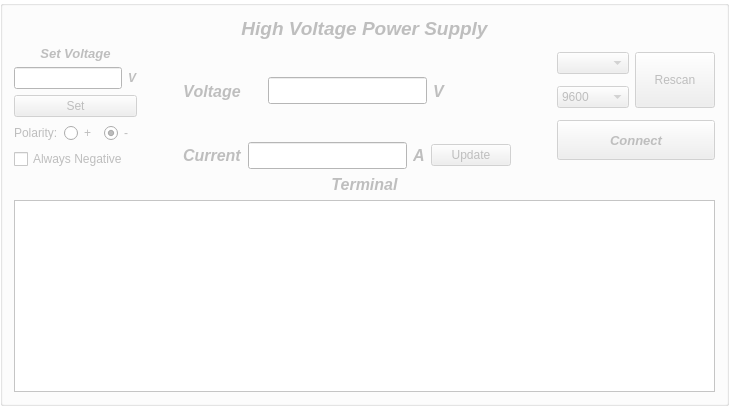
       <widget class="QGroupBox" name="HVBox">
        <property name="enabled">
         <bool>false</bool>
        </property>
        <property name="sizePolicy">
         <sizepolicy hsizetype="MinimumExpanding" vsizetype="Preferred">
          <horstretch>0</horstretch>
          <verstretch>0</verstretch>
         </sizepolicy>
        </property>
        <property name="palette">
         <palette>
          <active>
           <colorrole role="Base">
            <brush brushstyle="SolidPattern">
             <color alpha="255">
              <red>255</red>
              <green>255</green>
              <blue>255</blue>
             </color>
            </brush>
           </colorrole>
           <colorrole role="Window">
            <brush brushstyle="SolidPattern">
             <color alpha="255">
              <red>255</red>
              <green>255</green>
              <blue>255</blue>
             </color>
            </brush>
           </colorrole>
          </active>
          <inactive>
           <colorrole role="Base">
            <brush brushstyle="SolidPattern">
             <color alpha="255">
              <red>255</red>
              <green>255</green>
              <blue>255</blue>
             </color>
            </brush>
           </colorrole>
           <colorrole role="Window">
            <brush brushstyle="SolidPattern">
             <color alpha="255">
              <red>255</red>
              <green>255</green>
              <blue>255</blue>
             </color>
            </brush>
           </colorrole>
          </inactive>
          <disabled>
           <colorrole role="Base">
            <brush brushstyle="SolidPattern">
             <color alpha="255">
              <red>255</red>
              <green>255</green>
              <blue>255</blue>
             </color>
            </brush>
           </colorrole>
           <colorrole role="Window">
            <brush brushstyle="SolidPattern">
             <color alpha="255">
              <red>255</red>
              <green>255</green>
              <blue>255</blue>
             </color>
            </brush>
           </colorrole>
          </disabled>
         </palette>
        </property>
        <property name="title">
         <string/>
        </property>
        <layout class="QGridLayout" name="gridLayout_3">
         <item row="0" column="0">
          <widget class="QLabel" name="label_26">
           <property name="font">
            <font>
             <family>Arial</family>
             <pointsize>14</pointsize>
             <weight>75</weight>
             <italic>true</italic>
             <bold>true</bold>
            </font>
           </property>
           <property name="text">
            <string>High Voltage Power Supply</string>
           </property>
           <property name="alignment">
            <set>Qt::AlignCenter</set>
           </property>
          </widget>
         </item>
         <item row="1" column="0">
          <layout class="QHBoxLayout" name="horizontalLayout_16">
           <item>
            <layout class="QVBoxLayout" name="verticalLayout_7">
             <item>
              <widget class="QLabel" name="label_6">
               <property name="font">
                <font>
                 <family>Arial</family>
                 <pointsize>10</pointsize>
                 <weight>75</weight>
                 <italic>true</italic>
                 <bold>true</bold>
                </font>
               </property>
               <property name="text">
                <string>Set Voltage</string>
               </property>
               <property name="alignment">
                <set>Qt::AlignCenter</set>
               </property>
              </widget>
             </item>
             <item>
              <layout class="QHBoxLayout" name="horizontalLayout_15">
               <item>
                <widget class="QLineEdit" name="SetVoltageLine"/>
               </item>
               <item>
                <widget class="QLabel" name="label_21">
                 <property name="font">
                  <font>
                   <family>Arial</family>
                   <pointsize>9</pointsize>
                   <weight>75</weight>
                   <italic>true</italic>
                   <bold>true</bold>
                  </font>
                 </property>
                 <property name="text">
                  <string>V</string>
                 </property>
                </widget>
               </item>
              </layout>
             </item>
             <item>
              <widget class="QPushButton" name="SetVoltageButton">
               <property name="text">
                <string>Set</string>
               </property>
              </widget>
             </item>
             <item>
              <layout class="QVBoxLayout" name="verticalLayout_6">
               <item>
                <layout class="QHBoxLayout" name="horizontalLayout_12">
                 <item>
                  <widget class="QLabel" name="label_31">
                   <property name="text">
                    <string>Polarity:</string>
                   </property>
                  </widget>
                 </item>
                 <item>
                  <widget class="QRadioButton" name="HVradioPlus">
                   <property name="text">
                    <string>+</string>
                   </property>
                  </widget>
                 </item>
                 <item>
                  <widget class="QRadioButton" name="HVradioMinus">
                   <property name="text">
                    <string>-</string>
                   </property>
                   <property name="checked">
                    <bool>true</bool>
                   </property>
                  </widget>
                 </item>
                </layout>
               </item>
               <item>
                <widget class="QCheckBox" name="AlwaysNegative">
                 <property name="text">
                  <string>Always Negative</string>
                 </property>
                </widget>
               </item>
              </layout>
             </item>
            </layout>
           </item>
           <item>
            <spacer name="horizontalSpacer">
             <property name="orientation">
              <enum>Qt::Horizontal</enum>
             </property>
             <property name="sizeHint" stdset="0">
              <size>
               <width>40</width>
               <height>20</height>
              </size>
             </property>
            </spacer>
           </item>
           <item>
            <layout class="QVBoxLayout" name="verticalLayout_4">
             <item>
              <layout class="QHBoxLayout" name="horizontalLayout_10">
               <item>
                <widget class="QLabel" name="label_8">
                 <property name="palette">
                  <palette>
                   <active>
                    <colorrole role="Text">
                     <brush brushstyle="SolidPattern">
                      <color alpha="255">
                       <red>85</red>
                       <green>0</green>
                       <blue>0</blue>
                      </color>
                     </brush>
                    </colorrole>
                   </active>
                   <inactive>
                    <colorrole role="Text">
                     <brush brushstyle="SolidPattern">
                      <color alpha="255">
                       <red>0</red>
                       <green>0</green>
                       <blue>0</blue>
                      </color>
                     </brush>
                    </colorrole>
                   </inactive>
                   <disabled>
                    <colorrole role="Text">
                     <brush brushstyle="SolidPattern">
                      <color alpha="255">
                       <red>120</red>
                       <green>120</green>
                       <blue>120</blue>
                      </color>
                     </brush>
                    </colorrole>
                   </disabled>
                  </palette>
                 </property>
                 <property name="font">
                  <font>
                   <family>Arial</family>
                   <pointsize>12</pointsize>
                   <weight>75</weight>
                   <italic>true</italic>
                   <bold>true</bold>
                   <kerning>false</kerning>
                  </font>
                 </property>
                 <property name="text">
                  <string>Voltage</string>
                 </property>
                </widget>
               </item>
               <item>
                <widget class="QLineEdit" name="DisplayHVVoltageLine">
                 <property name="enabled">
                  <bool>false</bool>
                 </property>
                 <property name="sizePolicy">
                  <sizepolicy hsizetype="Maximum" vsizetype="Fixed">
                   <horstretch>0</horstretch>
                   <verstretch>0</verstretch>
                  </sizepolicy>
                 </property>
                 <property name="palette">
                  <palette>
                   <active>
                    <colorrole role="Text">
                     <brush brushstyle="SolidPattern">
                      <color alpha="255">
                       <red>85</red>
                       <green>0</green>
                       <blue>0</blue>
                      </color>
                     </brush>
                    </colorrole>
                   </active>
                   <inactive>
                    <colorrole role="Text">
                     <brush brushstyle="SolidPattern">
                      <color alpha="255">
                       <red>0</red>
                       <green>0</green>
                       <blue>0</blue>
                      </color>
                     </brush>
                    </colorrole>
                   </inactive>
                   <disabled>
                    <colorrole role="Text">
                     <brush brushstyle="SolidPattern">
                      <color alpha="255">
                       <red>154</red>
                       <green>0</green>
                       <blue>0</blue>
                      </color>
                     </brush>
                    </colorrole>
                   </disabled>
                  </palette>
                 </property>
                 <property name="font">
                  <font>
                   <family>Arial</family>
                   <pointsize>12</pointsize>
                   <weight>75</weight>
                   <italic>true</italic>
                   <bold>true</bold>
                  </font>
                 </property>
                 <property name="text">
                  <string/>
                 </property>
                </widget>
               </item>
               <item>
                <widget class="QLabel" name="label_20">
                 <property name="palette">
                  <palette>
                   <active>
                    <colorrole role="Text">
                     <brush brushstyle="SolidPattern">
                      <color alpha="255">
                       <red>85</red>
                       <green>0</green>
                       <blue>0</blue>
                      </color>
                     </brush>
                    </colorrole>
                   </active>
                   <inactive>
                    <colorrole role="Text">
                     <brush brushstyle="SolidPattern">
                      <color alpha="255">
                       <red>0</red>
                       <green>0</green>
                       <blue>0</blue>
                      </color>
                     </brush>
                    </colorrole>
                   </inactive>
                   <disabled>
                    <colorrole role="Text">
                     <brush brushstyle="SolidPattern">
                      <color alpha="255">
                       <red>120</red>
                       <green>120</green>
                       <blue>120</blue>
                      </color>
                     </brush>
                    </colorrole>
                   </disabled>
                  </palette>
                 </property>
                 <property name="font">
                  <font>
                   <family>Arial</family>
                   <pointsize>12</pointsize>
                   <weight>75</weight>
                   <italic>true</italic>
                   <bold>true</bold>
                  </font>
                 </property>
                 <property name="text">
                  <string>V</string>
                 </property>
                </widget>
               </item>
              </layout>
             </item>
             <item>
              <layout class="QHBoxLayout" name="horizontalLayout_11">
               <item>
                <widget class="QLabel" name="label_18">
                 <property name="palette">
                  <palette>
                   <active>
                    <colorrole role="Text">
                     <brush brushstyle="SolidPattern">
                      <color alpha="255">
                       <red>85</red>
                       <green>0</green>
                       <blue>0</blue>
                      </color>
                     </brush>
                    </colorrole>
                   </active>
                   <inactive>
                    <colorrole role="Text">
                     <brush brushstyle="SolidPattern">
                      <color alpha="255">
                       <red>0</red>
                       <green>0</green>
                       <blue>0</blue>
                      </color>
                     </brush>
                    </colorrole>
                   </inactive>
                   <disabled>
                    <colorrole role="Text">
                     <brush brushstyle="SolidPattern">
                      <color alpha="255">
                       <red>120</red>
                       <green>120</green>
                       <blue>120</blue>
                      </color>
                     </brush>
                    </colorrole>
                   </disabled>
                  </palette>
                 </property>
                 <property name="font">
                  <font>
                   <family>Arial</family>
                   <pointsize>12</pointsize>
                   <weight>75</weight>
                   <italic>true</italic>
                   <bold>true</bold>
                  </font>
                 </property>
                 <property name="text">
                  <string>Current</string>
                 </property>
                </widget>
               </item>
               <item>
                <widget class="QLineEdit" name="DisplayHVCurrentLine">
                 <property name="enabled">
                  <bool>false</bool>
                 </property>
                 <property name="sizePolicy">
                  <sizepolicy hsizetype="Maximum" vsizetype="Fixed">
                   <horstretch>0</horstretch>
                   <verstretch>0</verstretch>
                  </sizepolicy>
                 </property>
                 <property name="palette">
                  <palette>
                   <active>
                    <colorrole role="Text">
                     <brush brushstyle="SolidPattern">
                      <color alpha="255">
                       <red>106</red>
                       <green>0</green>
                       <blue>0</blue>
                      </color>
                     </brush>
                    </colorrole>
                   </active>
                   <inactive>
                    <colorrole role="Text">
                     <brush brushstyle="SolidPattern">
                      <color alpha="255">
                       <red>106</red>
                       <green>0</green>
                       <blue>0</blue>
                      </color>
                     </brush>
                    </colorrole>
                   </inactive>
                   <disabled>
                    <colorrole role="Text">
                     <brush brushstyle="SolidPattern">
                      <color alpha="255">
                       <red>154</red>
                       <green>0</green>
                       <blue>0</blue>
                      </color>
                     </brush>
                    </colorrole>
                   </disabled>
                  </palette>
                 </property>
                 <property name="font">
                  <font>
                   <family>Arial</family>
                   <pointsize>12</pointsize>
                   <weight>75</weight>
                   <italic>true</italic>
                   <bold>true</bold>
                  </font>
                 </property>
                 <property name="text">
                  <string/>
                 </property>
                </widget>
               </item>
               <item>
                <widget class="QLabel" name="label_19">
                 <property name="palette">
                  <palette>
                   <active>
                    <colorrole role="Text">
                     <brush brushstyle="SolidPattern">
                      <color alpha="255">
                       <red>85</red>
                       <green>0</green>
                       <blue>0</blue>
                      </color>
                     </brush>
                    </colorrole>
                   </active>
                   <inactive>
                    <colorrole role="Text">
                     <brush brushstyle="SolidPattern">
                      <color alpha="255">
                       <red>0</red>
                       <green>0</green>
                       <blue>0</blue>
                      </color>
                     </brush>
                    </colorrole>
                   </inactive>
                   <disabled>
                    <colorrole role="Text">
                     <brush brushstyle="SolidPattern">
                      <color alpha="255">
                       <red>120</red>
                       <green>120</green>
                       <blue>120</blue>
                      </color>
                     </brush>
                    </colorrole>
                   </disabled>
                  </palette>
                 </property>
                 <property name="font">
                  <font>
                   <family>Arial</family>
                   <pointsize>12</pointsize>
                   <weight>75</weight>
                   <italic>true</italic>
                   <bold>true</bold>
                  </font>
                 </property>
                 <property name="text">
                  <string>A</string>
                 </property>
                </widget>
               </item>
               <item>
                <widget class="QPushButton" name="UpdateHVCurrent">
                 <property name="text">
                  <string>Update</string>
                 </property>
                </widget>
               </item>
              </layout>
             </item>
            </layout>
           </item>
           <item>
            <spacer name="horizontalSpacer_8">
             <property name="orientation">
              <enum>Qt::Horizontal</enum>
             </property>
             <property name="sizeHint" stdset="0">
              <size>
               <width>40</width>
               <height>20</height>
              </size>
             </property>
            </spacer>
           </item>
           <item>
            <layout class="QGridLayout" name="gridLayout_7">
             <item row="0" column="0">
              <widget class="QComboBox" name="COMPorts"/>
             </item>
             <item row="0" column="1" rowspan="2">
              <widget class="QPushButton" name="COMRescanButton">
               <property name="sizePolicy">
                <sizepolicy hsizetype="Preferred" vsizetype="MinimumExpanding">
                 <horstretch>0</horstretch>
                 <verstretch>0</verstretch>
                </sizepolicy>
               </property>
               <property name="text">
                <string>Rescan</string>
               </property>
              </widget>
             </item>
             <item row="1" column="0">
              <widget class="QComboBox" name="BaudRate">
               <item>
                <property name="text">
                 <string>9600</string>
                </property>
               </item>
               <item>
                <property name="text">
                 <string>2400</string>
                </property>
               </item>
               <item>
                <property name="text">
                 <string>4800</string>
                </property>
               </item>
               <item>
                <property name="text">
                 <string>19200</string>
                </property>
               </item>
               <item>
                <property name="text">
                 <string>38400</string>
                </property>
               </item>
              </widget>
             </item>
             <item row="2" column="0" colspan="2">
              <widget class="QPushButton" name="HVConnectButton">
               <property name="sizePolicy">
                <sizepolicy hsizetype="Minimum" vsizetype="Maximum">
                 <horstretch>0</horstretch>
                 <verstretch>0</verstretch>
                </sizepolicy>
               </property>
               <property name="minimumSize">
                <size>
                 <width>0</width>
                 <height>40</height>
                </size>
               </property>
               <property name="font">
                <font>
                 <family>Arial</family>
                 <pointsize>10</pointsize>
                 <weight>75</weight>
                 <italic>true</italic>
                 <bold>true</bold>
                </font>
               </property>
               <property name="text">
                <string>Connect</string>
               </property>
              </widget>
             </item>
            </layout>
           </item>
          </layout>
         </item>
         <item row="2" column="0">
          <widget class="QLabel" name="label_22">
           <property name="font">
            <font>
             <family>Arial</family>
             <pointsize>12</pointsize>
             <weight>75</weight>
             <italic>true</italic>
             <bold>true</bold>
            </font>
           </property>
           <property name="text">
            <string>Terminal</string>
           </property>
           <property name="alignment">
            <set>Qt::AlignCenter</set>
           </property>
          </widget>
         </item>
         <item row="3" column="0">
          <widget class="QPlainTextEdit" name="COMTerminalWindow">
           <property name="enabled">
            <bool>false</bool>
           </property>
          </widget>
         </item>
        </layout>
       </widget>
